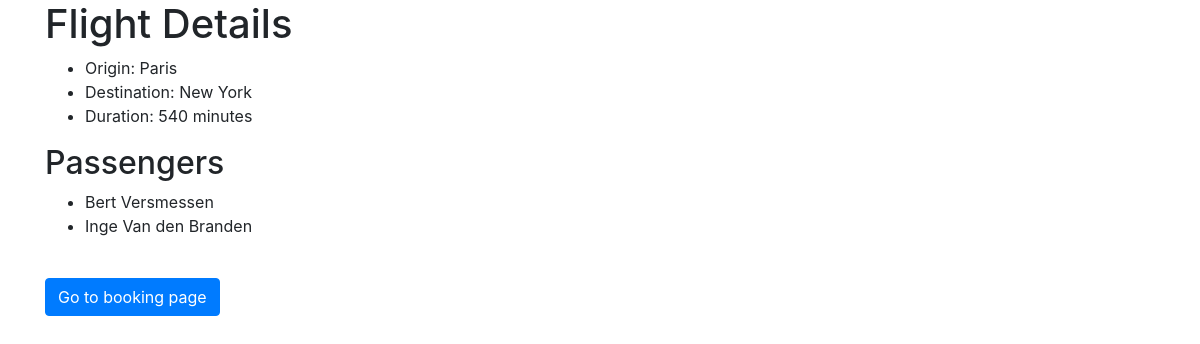
Page /flights/7 on the committed database.
### tables this page shows
CREATE TABLE flights (
    id SERIAL PRIMARY KEY,
    origin VARCHAR NOT NULL,
    destination VARCHAR NOT NULL,
    duration INTEGER NOT NULL
);

CREATE TABLE passengers (name STRING NOT NULL, flight_id INTEGER REFERENCES flights (id));

### application.py (the view)
@app.route("/flights/<int:flight_id>")
def flight(flight_id):
    flight = db.execute("SELECT * FROM flights WHERE id = :id", {"id": flight_id}).fetchone()
    if flight is None:
        return render_template("error.html", message="No such flight.")
    passengers = db.execute("SELECT name FROM passengers WHERE flight_id = :flight_id",
                            {"flight_id": flight_id}).fetchall()
    return render_template("flightdetails.html", flight=flight, passengers=passengers)

### templates/flightdetails.html (shortened to what this page needs)
{% extends "layout.html" %}
{% block body %}
    <h1>Flight Details</h1>
    <ul>
        <li>Origin: {{ flight.origin }}</li>
        <li>Destination: {{ flight.destination }}</li>
        <li>Duration: {{ flight.duration}} minutes</li>
    </ul>
    <h2>Passengers</h2>
    <ul>
        {% for passenger in passengers %}
            <li>{{ passenger.name }}</li>
        {% else %}
            <li>No passengers.</li>
        {% endfor %}
    </ul>
    <br>
    <div>
        <form action="{{ url_for('index') }}">
            <div class="form-group">
                <button class="btn btn-primary">Go to booking page</button>
            </div>
        </form>
    </div>
{% endblock %}

### rows in the picture
flights: origin "Paris", destination "New York", duration "540"
passengers: name "Bert Versmessen"
passengers: name "Inge Van den Branden"
